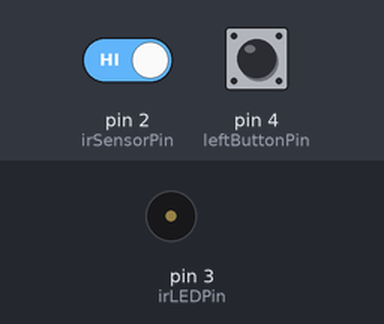
The sketch below on a simulated Arduino Uno, built with avr-gcc and run on an emulated ATmega328P. Shown: buzzer (waves = sounding). The inputs (shaded band) are chosen by the test bench; at power-on: pin 2 (irSensorPin) HIGH, pin 4 (leftButtonPin) LOW.

Above: at 0.8 s.
0.9 s: pin 2 (irSensorPin) driven LOW
Timing chart, 0 to 3.9 s (numbered marks = the images above; inputs shaded):
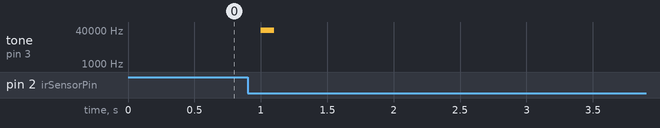

The sketch:

AssignmentReceiver.ino
```cpp
/*
*
*  Assignment:
*  IR Receiver
*
*  Author:
*  Jakub Janas
*
*  Date:
*  04/12/2015
*
*/

#define irSensorPin 2
#define irLEDPin 3
#define leftButtonPin 4

struct GridJunctions // A structure for the junctions in the grid
{
  int xpos; // Position of the junction
  int ypos;
  boolean occupiedLeft; // An obstacle on the left
  boolean occupiedRight; // An obstacle on the right
};
GridJunctions grid[10]; // An array for the received data about junctions
int junction = 0; // Number of received junction data

void setup()
{
  Serial.begin (9600);

  pinMode (irLEDPin, OUTPUT);
  pinMode (irSensorPin, INPUT);
  pinMode (leftButtonPin, INPUT);

  while (digitalRead(irSensorPin) == HIGH) // Waiting for the "start"
  {                                        // message
    ;
  }
  delay(100);

  while (digitalRead (leftButtonPin))
  {
    // wait for the user to press the button
    ;
  }

  int timePass = millis();
  while (millis() - timePass != 100) // Sending "ready" message
  {
    tone(irLEDPin, 38000);
  }
  noTone(irLEDPin);

  for (int i = 0; i < 10; i++) // Receiving number of junctions
  {
    delay(25);
    timePass = millis();
    while (millis() - timePass != 50)
    {
      if (digitalRead(irSensorPin) == LOW)
      {
        junction++;
        delay(50 - (millis() - timePass));
        break;
      }
    }
    delay(25);
  }

  delay(100);

  for (int i = 0; i < junction; i++) // Receiving data about junctions
  {
    grid[i].xpos = 0; // Setting the values of the junction position to zero
    grid[i].ypos = 0;
    grid[i].occupiedLeft = false;
    grid[i].occupiedRight = false;

    for (int j = 0; j < 5; j++) // Receiving xpos of current junction
    {
      delay(25);
      timePass = millis();
      while (millis() - timePass != 50)
      {
        if (digitalRead(irSensorPin) == LOW)
        {
          grid[i].xpos++;
          delay(50 - (millis() - timePass));
          break;
        }
      }
      delay(25);
    }

    delay(100);

    for (int j = 0; j < 5; j++) // Receiving ypos of the current junction
    {
      delay(25);
      timePass = millis();
      while (millis() - timePass != 50)
      {
        if (digitalRead(irSensorPin) == LOW)
        {
          grid[i].ypos++;
          delay(50 - (millis() - timePass));
          break;
        }
      }
      delay(25);
    }

    delay(125);

    timePass = millis();
    while (millis() - timePass != 50) // Receiving comfirmation of the obstacle on the left
    {
      if (digitalRead(irSensorPin) == LOW)
      {
        grid[i].occupiedLeft = true;
      }
    }

    delay(150);

    timePass = millis();
    while (millis() - timePass != 50) // Receiving comfirmation of the obstacle on the right
    {
      if (digitalRead(irSensorPin) == LOW)
      {
        grid[i].occupiedRight = true;
      }
    }

    delay(125);
  }

  for (int i = 0; i < junction; i++) // Printing out the data in the monitor.
  {
    Serial.print("Junction ");
    Serial.println(i);
    Serial.print("xpos: ");
    Serial.print(grid[i].xpos);
    Serial.print(" ypos: ");
    Serial.println(grid[i].ypos);
    Serial.print("occupiedLeft: ");
    Serial.println(grid[i].occupiedLeft);
    Serial.print("occupiedRight: ");
    Serial.println(grid[i].occupiedRight);
    Serial.println("");
  }

}

void loop()
{
  ;
}
```

Measured:
- after the input at 0.9 s, tone on pin 3 (irLEDPin): silent → 38000 Hz after 0.10 s, → silent 0.10 s later
